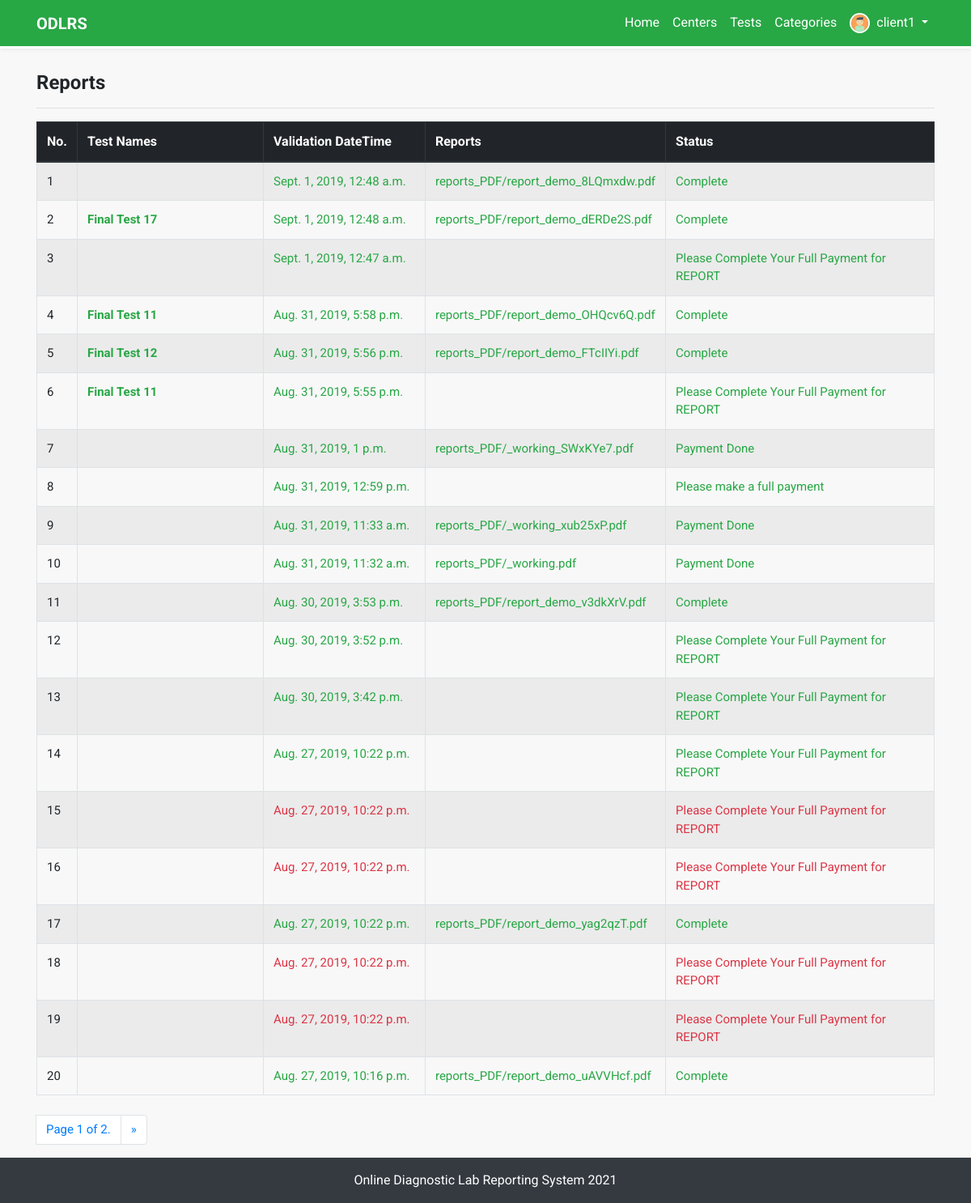
The app's page /filtered-reports-by-user/28/ (signed in) with its own data.
### custom_users/models.py (models this page shows, shortened)
class Profile(models.Model):
    user = models.OneToOneField(User, on_delete=models.CASCADE, related_name='customer_profile')
    profile_name = models.CharField(max_length=250)
    image = models.ImageField(default='default.jpg', upload_to='profile_pics')
    contact_no = models.CharField(max_length=20, blank=True, null=True)
    address = models.CharField(max_length=150, blank=True, null=True)
    admin = models.BooleanField(default=False)
    staff = models.BooleanField(default=False)
    class Meta:
        verbose_name_plural = 'Customer Profiles'

### report_processing/models.py (models this page shows)
class PaymentValidation(models.Model):
    approved_order = models.ForeignKey(TestOrder, on_delete=models.SET_NULL, null=True, blank=True)
    upload_report = models.FileField(upload_to='reports_PDF', null=True, blank=True)
    send_message = models.CharField(max_length=250, null=True, blank=True)
    datetime = models.DateTimeField(auto_now_add=True)
    class Meta:
        ordering = ['-id']

### tests/models.py (models this page shows, shortened)
class TestOrder(models.Model):
    PAYMENT_TYPE = (
        ('Full Payment', 'Full Payment'),
        ('Half Payment', 'Half Payment'),
    )
    PAYMENT_METHOD = (
        ('BKASH', 'Bkash'),
        ('CREDIT CARD', 'Credit Card'),
        ('ON SPOT', 'On Spot'),
    )
    TIME_SLOT = (
        ('10:00 AM - 2:00 PM', '10:00 AM - 2:00 PM'),
        ('3:00 PM - 7:00 PM', '3:00 PM - 7:00 PM'),
        ('8:00 PM - 10:00 PM', '8:00 PM - 10:00 PM'),
    )
    client_info = models.ForeignKey(Profile, on_delete=models.SET_NULL, null=True, related_name='test_user_order')
    contact_no = models.CharField(max_length=20, blank=False, null=True)
    email = models.EmailField(blank=True, null=True)
    address = models.CharField(max_length=150, blank=True, null=True)
    test_info = models.ForeignKey(Test, on_delete=models.SET_NULL, null=True, related_name='test_order')
    payment_type = models.CharField(max_length=20, choices=PAYMENT_TYPE, default='Full Payment', blank=True, null=True)
    payment_method = models.CharField(max_length=20, choices=PAYMENT_METHOD, blank=True, null=True)
    booked_time_slot = models.CharField(max_length=20, choices=TIME_SLOT, blank=True, null=True)
    booked_date = models.DateField(blank=True, null=True)
    order_created_at = models.TimeField(auto_now=True)
    staff_check = models.BooleanField(default=False)
    admin_approve = models.BooleanField(default=False)
    order_confirmed = models.BooleanField(default=False)
    accepted = models.BooleanField(default=False)
    validation = models.BooleanField(default=False)
    came_for_test = models.BooleanField(default=False)
    class Meta:
        ordering = ['-id']
        verbose_name_plural = 'Test Orders'

class Test(models.Model):
    ACTIVE_STATUS = (
        ('Available', 'AVAILABLE'),
        ('Closed', 'CLOSED'),
    )
    test_name = models.CharField(max_length=250, blank=False)
    image = models.ImageField(default='default_test.jpg', upload_to='test_pics')
    category = models.ForeignKey(TestCategory, on_delete=models.CASCADE, related_name='test_category')
    center = models.ForeignKey(DiagnosticCenter, on_delete=models.CASCADE, related_name='test_center')
    discount = models.PositiveIntegerField(null=True, blank=True)
    price = models.PositiveIntegerField(null=True, blank=True)
    active_status = models.CharField(max_length=20, choices=ACTIVE_STATUS, default='AVAILABLE')
    class Meta:
        ordering = ['-id']
        verbose_name_plural = 'Tests'

### custom_users/views.py (the view)
# urls.py: path('filtered-reports-by-user/<int:id>/', filtered_report, name='filtered-reports-by-user')
def filtered_report(request, id=None):
    user = get_object_or_404(User, id=id)
    filtered_reports = PaymentValidation.objects.filter(approved_order__client_info__user=user)
    paginator = Paginator(filtered_reports, 20)
    page = request.GET.get('page')
    filtered_reports_paginator = paginator.get_page(page)
    template = 'account/custom_users/filtered_reports.html'
    context = {'filtered_reports': filtered_reports_paginator}
    return render(request, template, context)

### templates/account/custom_users/filtered_reports.html (shortened to what this page needs)
{% extends 'base.html' %}
{% block content %}
<div class="container inner-content report mt-">
    <h4 class="font-weight-bold mb-0">Reports</h4>
    <hr>
    <div class="table-responsive">
        <table class="table table-striped table-bordered table-hover mb-4">
            <thead class="thead-dark">
                <tr>
                    <th width="30px"> No. </th>
                    <th width="230px"> Test Names </th>
                    <th width="200px"> Validation DateTime </th>
                    <th> Reports </th>
                    <th> Status </th>
                </tr>
            </thead>
            <tbody>
                {% for report in filtered_reports %}
                <tr>
                    <td> {{ forloop.counter }} </td>
                    {% if report.approved_order.payment_type == 'Full Payment'  %}
                    <td>
                        <a class="text-success font-weight-bold"
                            href="{% url 'report_processing:single-report-details' report.id %}">
                            {{ report.approved_order.test_info.test_name }}
                        </a>
                    </td>
                    <td class="text-success">{{ report.datetime }}
                    </td>
                    <td>
                        <a class="text-success" href="/media/reports_PDF/report_demo.pdf">
                            {{ report.upload_report }}
                        </a>
                    </td>
                    <td class="text-success">
                        {{ report.send_message }}
                    </td>
                    {% else %}
                    <td>
                    </td>
                    <td class="text-danger">{{ report.datetime }}
                    </td>
                    <td>
                    </td>
                    <td class="text-danger">{{ report.send_message }}</td>
                    {% endif %}
                </tr>
                {% endfor %}
            </tbody>
        </table>
    </div>
    <ul class="pagination">
        <li class="page-item">
            <a class="page-link" href="#">Page {{ filtered_reports.number }} of
                {{ filtered_reports.paginator.num_pages }}.</a>
        </li>
        <li class="page-item">
            {% if filtered_reports.has_next %}
            <a class="page-link" href="?page={{ filtered_reports.next_page_number }}" aria-label="Next">
                <span aria-hidden="true">&raquo;</span>
            </a>
            {% endif %}
        </li>
    </ul>
</div>
{% endblock %}

### templates/base.html (shortened to what this page needs)
{% load static %}
<!DOCTYPE html>
<html>
<head>
	<link rel="stylesheet" href="https://use.fontawesome.com/releases/v5.8.0/css/all.css"
>
	<link rel="stylesheet" type="text/css" href="{% static 'css/bootstrap.min.css' %}">
	<link rel="stylesheet" type="text/css" href="{% static 'css/fakeLoader.min.css' %}">
	<link rel="stylesheet" type="text/css" href="{% static 'css/style.css' %}">
</head>
<body>
	<nav class="navbar navbar-expand-lg bg-success">
		<div class="container">
			<a class="navbar-brand text-white" href="{% url 'home' %}"><b>ODLRS</b></a>
			<div class="collapse navbar-collapse" id="navbarSupportedContent">
				<ul class="navbar-nav ml-auto">
					<li class="nav-item ">
						<a class="nav-link" href="{% url 'home' %}">Home</a>
					</li>
					<li class="nav-item">
						<a class="nav-link" href="{% url 'diagnostic_centers:all-centers' %}">Centers</a>
					</li>
					<li class="nav-item ">
						<a class="nav-link" href="{% url 'tests:all-tests' %}">Tests</a>
					</li>
					<li class="nav-item">
						<a class="nav-link" href="{% url 'tests:categories' %}">Categories</a>
					</li>
					{% if user.is_authenticated %}
					<li class="nav-item user-profile">
						<a class="nav-link d-flex dropdown-btn" href="#">
							<img src="{{ user.customer_profile.image.url }}" alt="" class="rounded-circle">
							<span class=" dropdown-toggle ml-2">{{user.username}} </span>
						</a>
					</li>
					{% endif %}
				</ul>
			</div>
		</div>
	</nav>
	{% block content %} {% endblock %} {% block extra_body %} {% endblock %}
	<div class="footer text-white text-center py-3 bg-dark">
		<div class="w-100 text-center d-flex justify-content-center">
			<div class="d-box px-2">
				<a class="text-white" target="_blank" data-toggle="tooltip"
					data-placement="top" title="Online Diagnostic Lab Reporting System 2021">Online Diagnostic Lab Reporting System 2021</a>
			</div>
		</div>
	</div>
</body>
</html>

### static/css/style.css (style rules this page uses)
* { margin: 0; padding: 0; -webkit-box-sizing: border-box; box-sizing: border-box; font-family: "Roboto", sans-serif; scroll-behavior: smooth; }
a { text-decoration: none; }
html, body { background: #f8f8f8; }
nav.navbar { background: transparent; -webkit-box-shadow: 0 0 5px rgba(0, 0, 0, 0.1); box-shadow: 0 0 5px rgba(0, 0, 0, 0.1); position: fixed; top: 0; z-index: 99999; width: 100%; background: #328691; border-bottom: 3px solid white; }
nav.navbar ul li a { color: #fff; font-size: 16px; outline: none; }
nav.navbar .user-profile { position: relative; }
nav.navbar .user-profile img { width: 25px; height: 25px; border: 2px solid white; }
.inner-content { padding-top: 5.5rem; min-height: 90vh; }
.report p, .report a, .report td { font-size: 15px; }
.footer { background: #328691; position: relative; z-index: 11; }

### records on screen
PaymentValidation: datetime "Sept. 1, 2019, 12:48 a.m.", upload_report "reports_PDF/report_demo_8LQmxdw.pdf", send_message "Complete"
PaymentValidation: approved_order.test_info.test_name "Final Test 17", datetime "Sept. 1, 2019, 12:48 a.m.", upload_report "reports_PDF/report_demo_dERDe2S.pdf", send_message "Complete"
PaymentValidation: datetime "Sept. 1, 2019, 12:47 a.m.", send_message "Please Complete Your Full Payment for REPORT"
PaymentValidation: approved_order.test_info.test_name "Final Test 11", datetime "Aug. 31, 2019, 5:58 p.m.", upload_report "reports_PDF/report_demo_OHQcv6Q.pdf", send_message "Complete"
PaymentValidation: approved_order.test_info.test_name "Final Test 12", datetime "Aug. 31, 2019, 5:56 p.m.", upload_report "reports_PDF/report_demo_FTcIIYi.pdf", send_message "Complete"
PaymentValidation: approved_order.test_info.test_name "Final Test 11", datetime "Aug. 31, 2019, 5:55 p.m.", send_message "Please Complete Your Full Payment for REPORT"
PaymentValidation: datetime "Aug. 31, 2019, 1 p.m.", upload_report "reports_PDF/_working_SWxKYe7.pdf", send_message "Payment Done"
PaymentValidation: datetime "Aug. 31, 2019, 12:59 p.m.", send_message "Please make a full payment"
PaymentValidation: datetime "Aug. 31, 2019, 11:33 a.m.", upload_report "reports_PDF/_working_xub25xP.pdf", send_message "Payment Done"
PaymentValidation: datetime "Aug. 31, 2019, 11:32 a.m.", upload_report "reports_PDF/_working.pdf", send_message "Payment Done"
PaymentValidation: datetime "Aug. 30, 2019, 3:53 p.m.", upload_report "reports_PDF/report_demo_v3dkXrV.pdf", send_message "Complete"
PaymentValidation: datetime "Aug. 30, 2019, 3:52 p.m.", send_message "Please Complete Your Full Payment for REPORT"
PaymentValidation: datetime "Aug. 30, 2019, 3:42 p.m.", send_message "Please Complete Your Full Payment for REPORT"
PaymentValidation: datetime "Aug. 27, 2019, 10:22 p.m.", send_message "Please Complete Your Full Payment for REPORT"
PaymentValidation: datetime "Aug. 27, 2019, 10:22 p.m.", send_message "Please Complete Your Full Payment for REPORT"
PaymentValidation: datetime "Aug. 27, 2019, 10:22 p.m.", send_message "Please Complete Your Full Payment for REPORT"
PaymentValidation: datetime "Aug. 27, 2019, 10:22 p.m.", upload_report "reports_PDF/report_demo_yag2qzT.pdf", send_message "Complete"
PaymentValidation: datetime "Aug. 27, 2019, 10:22 p.m.", send_message "Please Complete Your Full Payment for REPORT"
PaymentValidation: datetime "Aug. 27, 2019, 10:22 p.m.", send_message "Please Complete Your Full Payment for REPORT"
PaymentValidation: datetime "Aug. 27, 2019, 10:16 p.m.", upload_report "reports_PDF/report_demo_uAVVHcf.pdf", send_message "Complete"

### other values on screen
{{ user.username }} "client1"
{{ filtered_reports.number }} "1"
{{ filtered_reports.paginator.num_pages }} "2"
